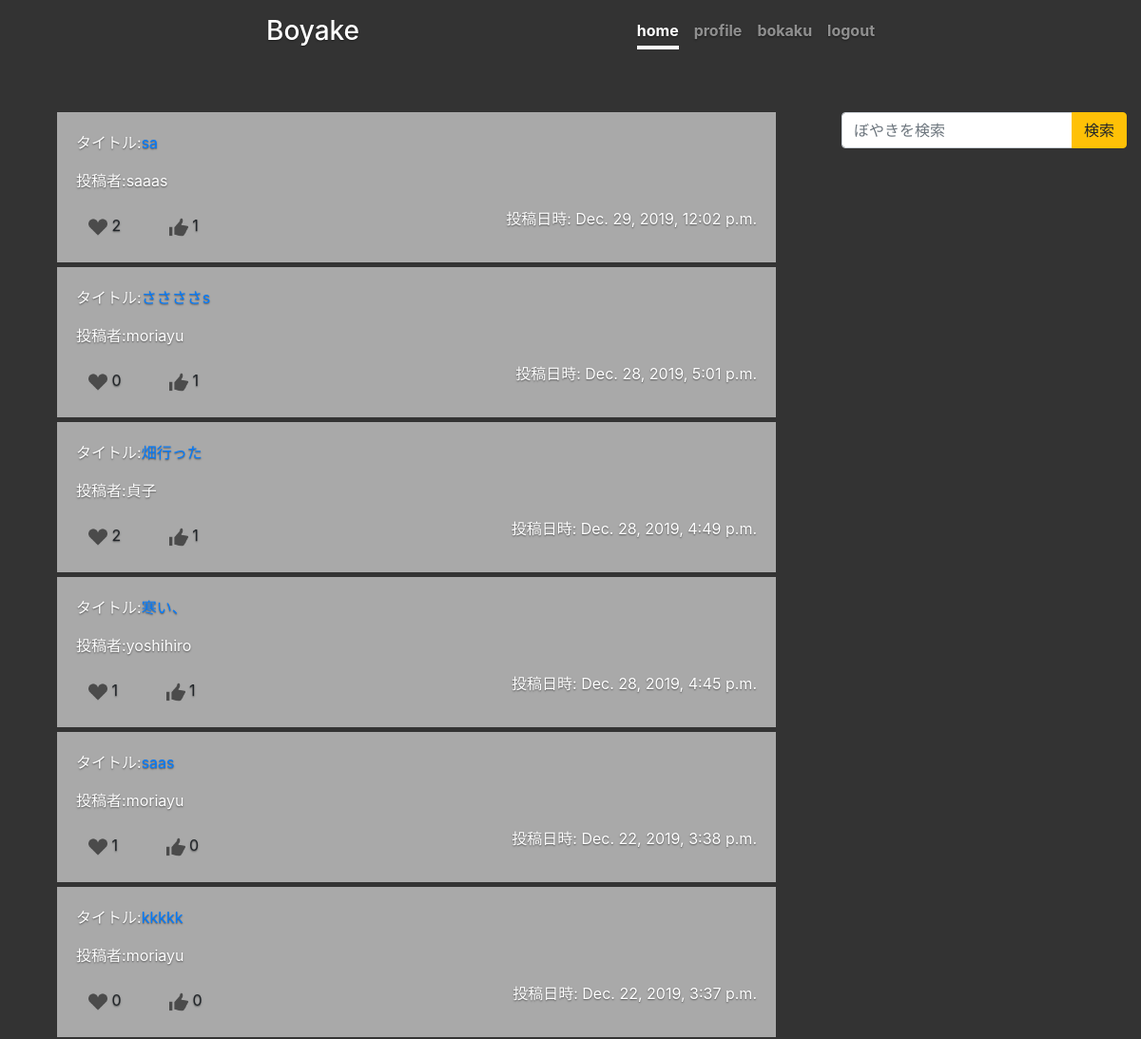
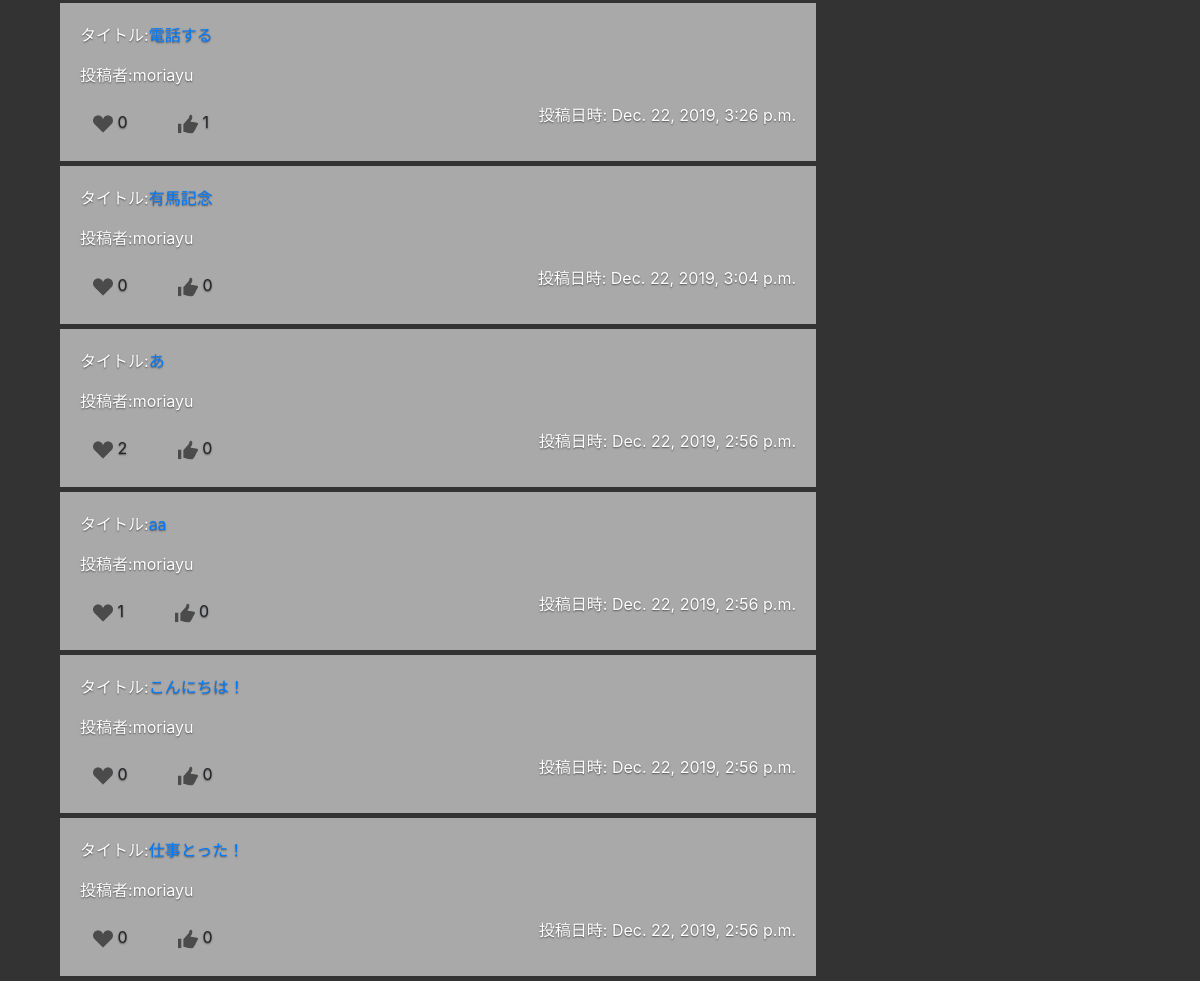
/home/, run on the app's committed database (2 pictures, top to bottom).
### boardapp/models.py (models this page shows, shortened)
class BoardModel(models.Model):
    title = models.CharField(max_length=100)
    content = models.TextField()
    author = models.CharField(max_length=100)
    images = models.ImageField(upload_to='', null=True, blank=True)
    created_date = models.DateTimeField(default=timezone.now)
    published_date = models.DateTimeField(blank=True, null=True)
    good = models.IntegerField(null=True, blank=True, default=0)
    read = models.IntegerField(null=True, blank=True, default=0)
    readtext = models.CharField(max_length=100, null=True, blank=True, default='a')
    goodtext = models.CharField(max_length=100, null=True, blank=True, default='a')

### boardapp/views.py (the view)
# urls.py: path('home/', homefunc, name='home'),
def homefunc(request):
    object_list = BoardModel.objects.order_by('-created_date')
    return render(request, 'home.html', {'object_list':object_list})

### templates/home.html (shortened to what this page needs)
{% extends 'base.html' %}
{% load static %}
{% block customcss %}
<link rel='stylesheet' type='text/css' href="{% static 'style3.css'%}">
{% endblock customcss %}
{% block header %}
    <header style="margin-bottom: 0px;" class="masthead mb-auto cover-container d-flex w-100 h-100 p-3 mx-auto flex-column">
        <div class="inner">
            <h3 class="masthead-brand"><a style="color: white;" href="{% url 'home' %}">Boyake</a></h3>
            <nav class="nav nav-masthead justify-content-center">
            <a class="nav-link active" href="{% url 'home' %}">home</a>
            <a class="nav-link" href="{% url 'profile' %}">profile</a>
            <a class="nav-link" href="{% url 'create' %}">bokaku</a>
            <a class="nav-link" href="{% url 'logout' %}">logout</a>
            </nav>
        </div>
    </header>
{% endblock header %}
{% block content %}
<div class="maincontent">
    <div class="list mt1">
    {% for item in object_list %}
    <div style="background-color : #a9a9a9; margin-bottom: 5px; padding: 20px;" class="container" role="alert">
        <p>タイトル:<a href="{% url 'detail' item.pk %}">{{item.title}}</a></p>
        <p>投稿者:{{item.author}}</p>
        <a class="btn" style="margin-right: 20px;" href="#" role="button" aria-pressed="true"><img class="good"  src="{% static 'heart.png' %}" width="20" height="20"> {{item.good}}</a>
        <a class="btn" href="#"  role="button" aria-pressed="true"><img class="read" style="background-color: #00000000; " src="{% static 'good.png' %}" width="20" height="20"> {{item.read}}</a>
        <p style="float: right;">投稿日時: {{ item.created_date }}</p>
    </div>
    {% endfor %}
    </div>
    <div class="search">
            <div class="col-lg-6 col-sm-6">
                    <form method= "get" action="{% url 'items' %}" class="search-wrap">
                         <div class="input-group" style="width: 300px;">
                            <input name="q" type="text" class="form-control" placeholder="ぼやきを検索">
                            <div class="input-group-append">
                                <button id="id_search_button" class="btn btn-warning" type="submit" value="検索">検索</button>
                            </div>
                        </div>
                    </form>
                </div>
    </div>
</div>
{% endblock content %}

### templates/base.html (shortened to what this page needs)
<!doctype html>
<html lang="en">
  <head>
    <link rel="stylesheet" href="https://stackpath.bootstrapcdn.com/bootstrap/4.4.1/css/bootstrap.min.css">
    {% block customcss %}
    {% endblock customcss %}
  </head>
  <body>
    {% block header %}
    {% endblock header %}
    {% block content %}
    {% endblock content %}
  </body>
</html>

### static/style3.css (style rules this page uses)
html, body { background-color: #333; }
body { color: #fff; text-shadow: 0 .05rem .1rem rgba(0, 0, 0, .5); background-size: cover; margin-left: 5%; margin-right: 5%; }
.maincontent { display: flex; }
.cover-container { max-width: 42em; }
.masthead { margin-bottom: 0px; }
.nav-link:link { color: black; }
.masthead-brand { margin-bottom: 0; }
.nav-masthead .nav-link { padding: .25rem 0; font-weight: 700; color: rgba(255, 255, 255, .5); background-color: transparent; border-bottom: .25rem solid transparent; }
.nav-masthead .nav-link + .nav-link { margin-left: 1rem; }
.nav-masthead .active { color: #fff; border-bottom-color: #fff; }
@media (min-width: 48em) { .masthead-brand { float: left; } }
@media (min-width: 48em) { .nav-masthead { float: right; } }
.mt1 { width: 70%; text-align: left; margin-top: 50px; }
.search { width: 20%; margin-left: 5%; margin-top: 50px; }
.container { background-color: #333; }
.active { color: pink; }

### data on the page
BoardModel: title "sa", author "saaas", good "2", read "1", created_date "Dec. 29, 2019, 12:02 p.m."
BoardModel: title "ささささs", author "moriayu", good "0", read "1", created_date "Dec. 28, 2019, 5:01 p.m."
BoardModel: title "畑行った", author "貞子", good "2", read "1", created_date "Dec. 28, 2019, 4:49 p.m."
BoardModel: title "寒い、", author "yoshihiro", good "1", read "1", created_date "Dec. 28, 2019, 4:45 p.m."
BoardModel: title "saas", author "moriayu", good "1", read "0", created_date "Dec. 22, 2019, 3:38 p.m."
BoardModel: title "kkkkk", author "moriayu", good "0", read "0", created_date "Dec. 22, 2019, 3:37 p.m."
BoardModel: title "電話する", author "moriayu", good "0", read "1", created_date "Dec. 22, 2019, 3:26 p.m."
BoardModel: title "有馬記念", author "moriayu", good "0", read "0", created_date "Dec. 22, 2019, 3:04 p.m."
BoardModel: title "あ", author "moriayu", good "2", read "0", created_date "Dec. 22, 2019, 2:56 p.m."
BoardModel: title "aa", author "moriayu", good "1", read "0", created_date "Dec. 22, 2019, 2:56 p.m."
BoardModel: title "こんにちは！", author "moriayu", good "0", read "0", created_date "Dec. 22, 2019, 2:56 p.m."
BoardModel: title "仕事とった！", author "moriayu", good "0", read "0", created_date "Dec. 22, 2019, 2:56 p.m."
